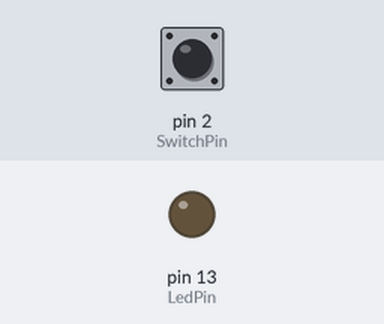
Simulated run of this sketch. Board: Arduino Uno, built with avr-gcc and run on an emulated ATmega328P. Shown: output pins drawn as LEDs (lit = HIGH). Inputs (shaded band) come from the test bench; at power-on: pin 2 (SwitchPin) LOW.

Above: at 1.2 s.
1.3 s: pin 2 (SwitchPin) pulled HIGH for 0.15 s
At 1.37 s:
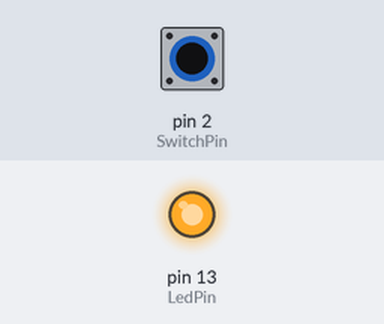
2.9 s: pin 2 (SwitchPin) pulled HIGH for 3.2 s
At 6.5 s:
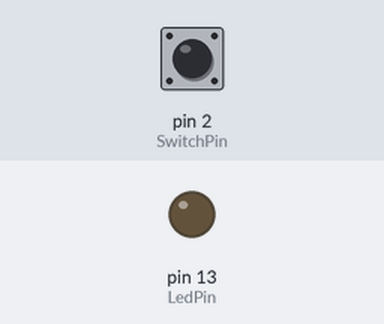
Timing chart, 0 to 8.0 s (numbered marks = the images above; inputs shaded):
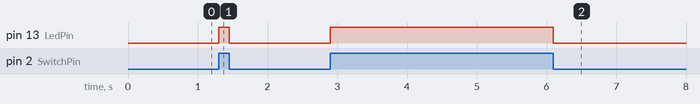

Measured:
- after the input at 1.3 s, pin 13 (LedPin): LOW → HIGH at once, → LOW 0.15 s later
- after the input at 2.9 s, pin 13 (LedPin): LOW → HIGH at once, → LOW 3.2 s later

The sketch:

LED_PushButton.ino
```cpp
int SwitchPin=2 ;
  int LedPin=13  ;

void setup()
{
  pinMode(SwitchPin,INPUT);
  pinMode(LedPin,OUTPUT);
}

void loop()
{
 if(digitalRead(SwitchPin)==HIGH)
 {
   digitalWrite(LedPin,HIGH);
 }
  else
  {
    digitalWrite(LedPin, LOW);
  }
}
```
